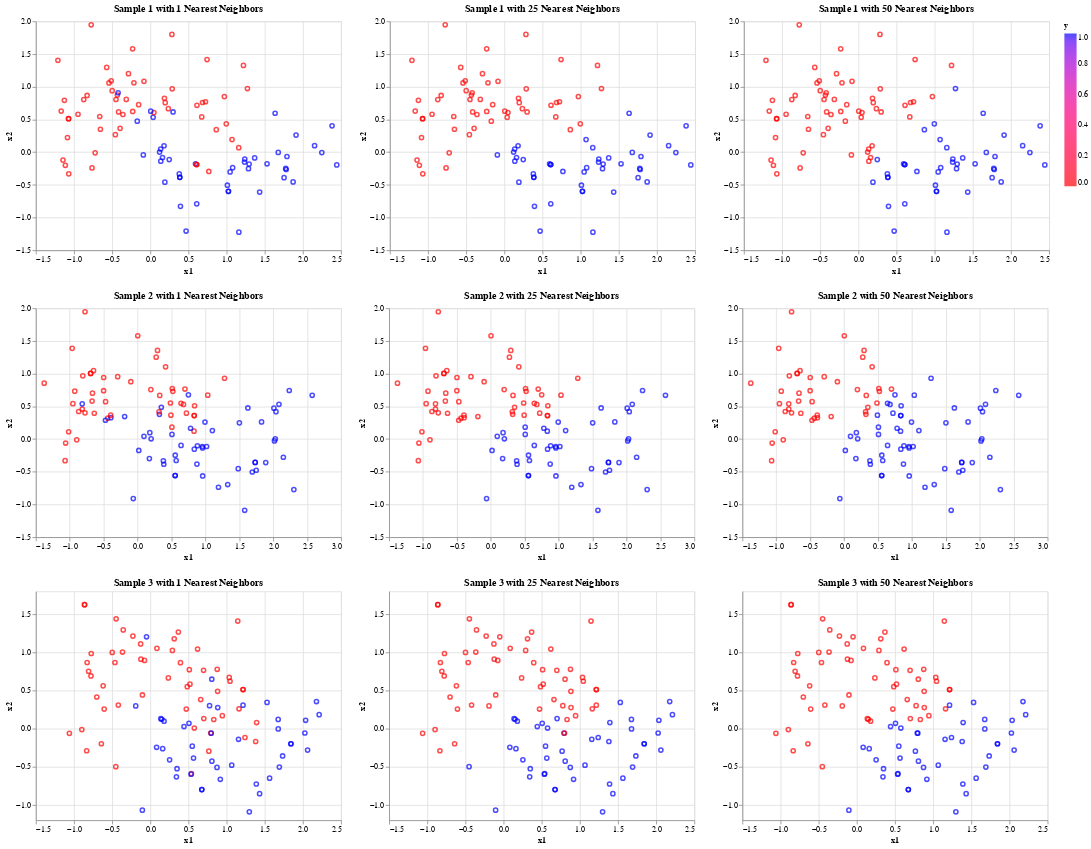

The notebook cell this image was saved under:
### Markdown cell above
**(c)** Visualizing Data Subsets

### Code cell
myCharts = [[], [], []]

# Setting the seed so that it can be used again in part (d)
np.random.seed(0)

for i in range(3):
    indices = np.random.randint(low = 0, high = 1000, size = 100)

    for eachK in [1, 25, 50]:
        scikit_classifier = KNeighborsClassifier(n_neighbors = eachK)
        scikit_classifier.fit(X_data[indices, :], Y_data[indices])
        scikit_predictions = scikit_classifier.predict(X_data[indices, :])
        
        myCharts[i].append(
            alt.Chart(
                pd.DataFrame(
                    {'x1': X_data[indices, 0], 
                    'x2': X_data[indices, 1], 
                    'y': scikit_predictions}),
                    title = f"Sample {i + 1} with {eachK} Nearest Neighbors").mark_point().encode(
                        x='x1', 
                        y='x2', 
                        color=alt.Color('y', scale=alt.Scale(domain=[0.0, 1.0], range=['red', 'blue']))))
            
alt.vconcat(
    alt.hconcat(
        myCharts[0][0], 
        myCharts[0][1], 
        myCharts[0][2]), 
        alt.hconcat(
            myCharts[1][0], 
            myCharts[1][1], 
            myCharts[1][2]), 
            alt.hconcat(
                myCharts[2][0], 
                myCharts[2][1], 
                myCharts[2][2]))
